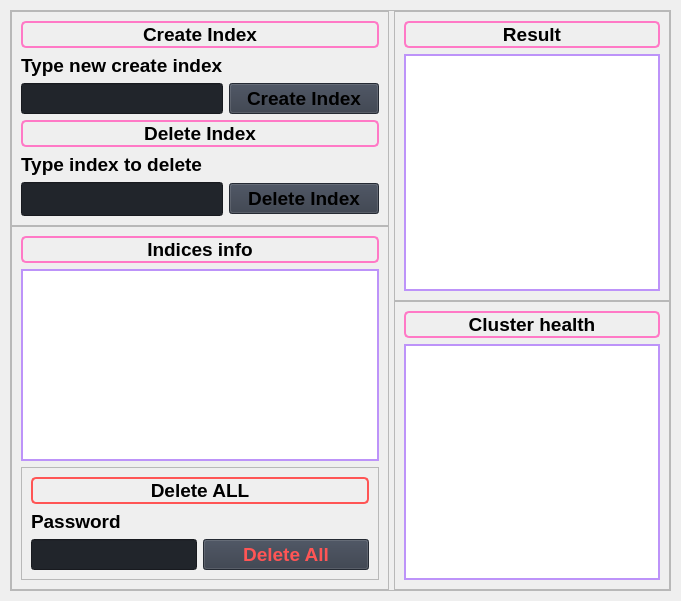
                     <widget class="QWidget" name="Index">
                      <layout class="QVBoxLayout" name="verticalLayout_38">
                       <property name="leftMargin">
                        <number>10</number>
                       </property>
                       <property name="topMargin">
                        <number>10</number>
                       </property>
                       <property name="rightMargin">
                        <number>10</number>
                       </property>
                       <property name="bottomMargin">
                        <number>10</number>
                       </property>
                       <item>
                        <widget class="QFrame" name="row_4">
                         <property name="minimumSize">
                          <size>
                           <width>0</width>
                           <height>150</height>
                          </size>
                         </property>
                         <property name="frameShape">
                          <enum>QFrame::StyledPanel</enum>
                         </property>
                         <property name="frameShadow">
                          <enum>QFrame::Raised</enum>
                         </property>
                         <layout class="QVBoxLayout" name="verticalLayout_31">
                          <property name="leftMargin">
                           <number>0</number>
                          </property>
                          <property name="topMargin">
                           <number>0</number>
                          </property>
                          <property name="rightMargin">
                           <number>0</number>
                          </property>
                          <property name="bottomMargin">
                           <number>0</number>
                          </property>
                          <item>
                           <layout class="QHBoxLayout" name="horizontalLayout_9">
                            <property name="spacing">
                             <number>5</number>
                            </property>
                            <property name="topMargin">
                             <number>0</number>
                            </property>
                            <item>
                             <layout class="QVBoxLayout" name="info_frame_5">
                              <property name="spacing">
                               <number>0</number>
                              </property>
                              <property name="leftMargin">
                               <number>0</number>
                              </property>
                              <property name="topMargin">
                               <number>0</number>
                              </property>
                              <property name="bottomMargin">
                               <number>0</number>
                              </property>
                              <item>
                               <widget class="QFrame" name="search_frame_3">
                                <property name="minimumSize">
                                 <size>
                                  <width>0</width>
                                  <height>0</height>
                                 </size>
                                </property>
                                <property name="frameShape">
                                 <enum>QFrame::StyledPanel</enum>
                                </property>
                                <property name="frameShadow">
                                 <enum>QFrame::Raised</enum>
                                </property>
                                <layout class="QGridLayout" name="gridLayout_3">
                                 <item row="10" column="1">
                                  <widget class="QPushButton" name="btn_delete_index">
                                   <property name="minimumSize">
                                    <size>
                                     <width>150</width>
                                     <height>30</height>
                                    </size>
                                   </property>
                                   <property name="font">
                                    <font>
                                     <pointsize>14</pointsize>
                                     <italic>false</italic>
                                     <bold>true</bold>
                                    </font>
                                   </property>
                                   <property name="cursor">
                                    <cursorShape>PointingHandCursor</cursorShape>
                                   </property>
                                   <property name="styleSheet">
                                    <string notr="true">background-color: rgb(52, 59, 72);</string>
                                   </property>
                                   <property name="text">
                                    <string>Delete Index</string>
                                   </property>
                                   <property name="icon">
                                    <iconset resource="resources.qrc">
                                     <normaloff>:/icons/images/icons/cil-x-circle.png</normaloff>:/icons/images/icons/cil-x-circle.png</iconset>
                                   </property>
                                  </widget>
                                 </item>
                                 <item row="9" column="0">
                                  <widget class="QLabel" name="labelBoxBlenderInstalation_16">
                                   <property name="font">
                                    <font>
                                     <pointsize>14</pointsize>
                                     <italic>false</italic>
                                     <bold>true</bold>
                                    </font>
                                   </property>
                                   <property name="styleSheet">
                                    <string notr="true"/>
                                   </property>
                                   <property name="text">
                                    <string>Type index to delete</string>
                                   </property>
                                  </widget>
                                 </item>
                                 <item row="0" column="0" colspan="2">
                                  <widget class="QLabel" name="label_14">
                                   <property name="font">
                                    <font>
                                     <pointsize>14</pointsize>
                                     <italic>false</italic>
                                     <bold>true</bold>
                                     <underline>false</underline>
                                    </font>
                                   </property>
                                   <property name="styleSheet">
                                    <string notr="true">font-weight: bold;
border-radius: 5px;
border: 2px solid #ff79c6;</string>
                                   </property>
                                   <property name="text">
                                    <string>Create Index</string>
                                   </property>
                                   <property name="alignment">
                                    <set>Qt::AlignCenter</set>
                                   </property>
                                  </widget>
                                 </item>
                                 <item row="10" column="0">
                                  <widget class="QLineEdit" name="Delete_index">
                                   <property name="sizePolicy">
                                    <sizepolicy hsizetype="Preferred" vsizetype="Preferred">
                                     <horstretch>0</horstretch>
                                     <verstretch>0</verstretch>
                                    </sizepolicy>
                                   </property>
                                   <property name="minimumSize">
                                    <size>
                                     <width>0</width>
                                     <height>34</height>
                                    </size>
                                   </property>
                                   <property name="styleSheet">
                                    <string notr="true">background-color: rgb(33, 37, 43);</string>
                                   </property>
                                   <property name="text">
                                    <string/>
                                   </property>
                                   <property name="placeholderText">
                                    <string/>
                                   </property>
                                  </widget>
                                 </item>
                                 <item row="2" column="1">
                                  <widget class="QPushButton" name="btn_create_index">
                                   <property name="minimumSize">
                                    <size>
                                     <width>150</width>
                                     <height>30</height>
                                    </size>
                                   </property>
                                   <property name="font">
                                    <font>
                                     <pointsize>14</pointsize>
                                     <italic>false</italic>
                                     <bold>true</bold>
                                    </font>
                                   </property>
                                   <property name="cursor">
                                    <cursorShape>PointingHandCursor</cursorShape>
                                   </property>
                                   <property name="styleSheet">
                                    <string notr="true">background-color: rgb(52, 59, 72);</string>
                                   </property>
                                   <property name="text">
                                    <string>Create Index</string>
                                   </property>
                                   <property name="icon">
                                    <iconset resource="resources.qrc">
                                     <normaloff>:/icons/images/icons/cil-cloud-upload.png</normaloff>:/icons/images/icons/cil-cloud-upload.png</iconset>
                                   </property>
                                  </widget>
                                 </item>
                                 <item row="2" column="0">
                                  <widget class="QLineEdit" name="Create_index">
                                   <property name="sizePolicy">
                                    <sizepolicy hsizetype="Preferred" vsizetype="Preferred">
                                     <horstretch>0</horstretch>
                                     <verstretch>0</verstretch>
                                    </sizepolicy>
                                   </property>
                                   <property name="minimumSize">
                                    <size>
                                     <width>0</width>
                                     <height>30</height>
                                    </size>
                                   </property>
                                   <property name="styleSheet">
                                    <string notr="true">background-color: rgb(33, 37, 43);</string>
                                   </property>
                                   <property name="text">
                                    <string/>
                                   </property>
                                   <property name="placeholderText">
                                    <string/>
                                   </property>
                                  </widget>
                                 </item>
                                 <item row="1" column="0">
                                  <widget class="QLabel" name="labelBoxBlenderInstalation_15">
                                   <property name="font">
                                    <font>
                                     <pointsize>14</pointsize>
                                     <italic>false</italic>
                                     <bold>true</bold>
                                    </font>
                                   </property>
                                   <property name="styleSheet">
                                    <string notr="true"/>
                                   </property>
                                   <property name="text">
                                    <string>Type new create index</string>
                                   </property>
                                  </widget>
                                 </item>
                                 <item row="5" column="0" colspan="2">
                                  <widget class="QLabel" name="label_13">
                                   <property name="font">
                                    <font>
                                     <pointsize>14</pointsize>
                                     <italic>false</italic>
                                     <bold>true</bold>
                                     <underline>false</underline>
                                    </font>
                                   </property>
                                   <property name="styleSheet">
                                    <string notr="true">font-weight: bold;
border-radius: 5px;
border: 2px solid #ff79c6;</string>
                                   </property>
                                   <property name="text">
                                    <string>Delete Index</string>
                                   </property>
                                   <property name="alignment">
                                    <set>Qt::AlignCenter</set>
                                   </property>
                                  </widget>
                                 </item>
                                </layout>
                               </widget>
                              </item>
                              <item>
                               <widget class="QFrame" name="info_frame_6">
                                <property name="sizePolicy">
                                 <sizepolicy hsizetype="Preferred" vsizetype="Preferred">
                                  <horstretch>0</horstretch>
                                  <verstretch>0</verstretch>
                                 </sizepolicy>
                                </property>
                                <property name="minimumSize">
                                 <size>
                                  <width>0</width>
                                  <height>0</height>
                                 </size>
                                </property>
                                <property name="styleSheet">
                                 <string notr="true"/>
                                </property>
                                <property name="frameShape">
                                 <enum>QFrame::StyledPanel</enum>
                                </property>
                                <property name="frameShadow">
                                 <enum>QFrame::Raised</enum>
                                </property>
                                <layout class="QVBoxLayout" name="verticalLayout_32">
                                 <item>
                                  <widget class="QLabel" name="label_19">
                                   <property name="font">
                                    <font>
                                     <pointsize>14</pointsize>
                                     <italic>false</italic>
                                     <bold>true</bold>
                                     <underline>false</underline>
                                    </font>
                                   </property>
                                   <property name="styleSheet">
                                    <string notr="true">font-weight: bold;
border-radius: 5px;
border: 2px solid #ff79c6;</string>
                                   </property>
                                   <property name="text">
                                    <string>Indices info</string>
                                   </property>
                                   <property name="alignment">
                                    <set>Qt::AlignCenter</set>
                                   </property>
                                  </widget>
                                 </item>
                                 <item>
                                  <widget class="QTextBrowser" name="Indices_text_2">
                                   <property name="styleSheet">
                                    <string notr="true">border: 2px solid #bd93f9;</string>
                                   </property>
                                  </widget>
                                 </item>
                                 <item>
                                  <widget class="QFrame" name="Danger_zone_frame">
                                   <property name="minimumSize">
                                    <size>
                                     <width>0</width>
                                     <height>0</height>
                                    </size>
                                   </property>
                                   <property name="frameShape">
                                    <enum>QFrame::StyledPanel</enum>
                                   </property>
                                   <property name="frameShadow">
                                    <enum>QFrame::Raised</enum>
                                   </property>
                                   <layout class="QGridLayout" name="gridLayout_5">
                                    <item row="2" column="0">
                                     <widget class="QLineEdit" name="Password_del_all">
                                      <property name="sizePolicy">
                                       <sizepolicy hsizetype="Preferred" vsizetype="Preferred">
                                        <horstretch>0</horstretch>
                                        <verstretch>0</verstretch>
                                       </sizepolicy>
                                      </property>
                                      <property name="minimumSize">
                                       <size>
                                        <width>0</width>
                                        <height>30</height>
                                       </size>
                                      </property>
                                      <property name="styleSheet">
                                       <string notr="true">background-color: rgb(33, 37, 43);</string>
                                      </property>
                                      <property name="text">
                                       <string/>
                                      </property>
                                      <property name="echoMode">
                                       <enum>QLineEdit::Password</enum>
                                      </property>
                                      <property name="placeholderText">
                                       <string/>
                                      </property>
                                     </widget>
                                    </item>
                                    <item row="2" column="1">
                                     <widget class="QPushButton" name="btn_del_all">
                                      <property name="minimumSize">
                                       <size>
                                        <width>150</width>
                                        <height>30</height>
                                       </size>
                                      </property>
                                      <property name="font">
                                       <font>
                                        <pointsize>14</pointsize>
                                        <italic>false</italic>
                                        <bold>true</bold>
                                       </font>
                                      </property>
                                      <property name="cursor">
                                       <cursorShape>PointingHandCursor</cursorShape>
                                      </property>
                                      <property name="styleSheet">
                                       <string notr="true">background-color: rgb(52, 59, 72);
color: #ff5555;
</string>
                                      </property>
                                      <property name="text">
                                       <string>Delete All</string>
                                      </property>
                                     </widget>
                                    </item>
                                    <item row="1" column="0">
                                     <widget class="QLabel" name="labelBoxBlenderInstalation_22">
                                      <property name="font">
                                       <font>
                                        <pointsize>14</pointsize>
                                        <italic>false</italic>
                                        <bold>true</bold>
                                       </font>
                                      </property>
                                      <property name="styleSheet">
                                       <string notr="true"/>
                                      </property>
                                      <property name="text">
                                       <string>Password</string>
                                      </property>
                                     </widget>
                                    </item>
                                    <item row="0" column="0" colspan="2">
                                     <widget class="QLabel" name="label_20">
                                      <property name="font">
                                       <font>
                                        <pointsize>14</pointsize>
                                        <italic>false</italic>
                                        <bold>true</bold>
                                        <underline>false</underline>
                                       </font>
                                      </property>
                                      <property name="styleSheet">
                                       <string notr="true">font-weight: bold;
border-radius: 5px;
border: 2px solid #ff5555;</string>
                                      </property>
                                      <property name="text">
                                       <string>Delete ALL</string>
                                      </property>
                                      <property name="alignment">
                                       <set>Qt::AlignCenter</set>
                                      </property>
                                     </widget>
                                    </item>
                                   </layout>
                                  </widget>
                                 </item>
                                </layout>
                               </widget>
                              </item>
                             </layout>
                            </item>
                            <item>
                             <layout class="QVBoxLayout" name="response_frame2_3">
                              <property name="spacing">
                               <number>0</number>
                              </property>
                              <property name="leftMargin">
                               <number>0</number>
                              </property>
                              <item>
                               <widget class="QFrame" name="response_json_frame_4">
                                <property name="frameShape">
                                 <enum>QFrame::StyledPanel</enum>
                                </property>
                                <property name="frameShadow">
                                 <enum>QFrame::Raised</enum>
                                </property>
                                <layout class="QVBoxLayout" name="verticalLayout_34">
                                 <item>
                                  <widget class="QLabel" name="label_17">
                                   <property name="font">
                                    <font>
                                     <pointsize>14</pointsize>
                                     <italic>false</italic>
                                     <bold>true</bold>
                                     <underline>false</underline>
                                    </font>
                                   </property>
                                   <property name="styleSheet">
                                    <string notr="true">font-weight: bold;
border-radius: 5px;
border: 2px solid #ff79c6;</string>
                                   </property>
                                   <property name="text">
                                    <string>Result</string>
                                   </property>
                                   <property name="alignment">
                                    <set>Qt::AlignCenter</set>
                                   </property>
                                  </widget>
                                 </item>
                                 <item>
                                  <widget class="QTextEdit" name="Result_text_2">
                                   <property name="enabled">
                                    <bool>true</bool>
                                   </property>
                                   <property name="maximumSize">
                                    <size>
                                     <width>16777215</width>
                                     <height>16777215</height>
                                    </size>
                                   </property>
                                   <property name="styleSheet">
                                    <string notr="true">border: 2px solid #bd93f9;</string>
                                   </property>
                                   <property name="readOnly">
                                    <bool>true</bool>
                                   </property>
                                  </widget>
                                 </item>
                                </layout>
                               </widget>
                              </item>
                              <item>
                               <widget class="QFrame" name="response_text_frame_4">
                                <property name="frameShape">
                                 <enum>QFrame::StyledPanel</enum>
                                </property>
                                <property name="frameShadow">
                                 <enum>QFrame::Raised</enum>
                                </property>
                                <layout class="QVBoxLayout" name="verticalLayout_36">
                                 <item>
                                  <widget class="QLabel" name="label_18">
                                   <property name="font">
                                    <font>
                                     <pointsize>14</pointsize>
                                     <italic>false</italic>
                                     <bold>true</bold>
                                     <underline>false</underline>
                                    </font>
                                   </property>
                                   <property name="styleSheet">
                                    <string notr="true">font-weight: bold;
border-radius: 5px;
border: 2px solid #ff79c6;</string>
                                   </property>
                                   <property name="text">
                                    <string>Cluster health</string>
                                   </property>
                                   <property name="alignment">
                                    <set>Qt::AlignCenter</set>
                                   </property>
                                  </widget>
                                 </item>
                                 <item>
                                  <widget class="QTextBrowser" name="Health_text_2">
                                   <property name="styleSheet">
                                    <string notr="true">border: 2px solid #bd93f9;</string>
                                   </property>
                                  </widget>
                                 </item>
                                </layout>
                               </widget>
                              </item>
                             </layout>
                            </item>
                           </layout>
                          </item>
                         </layout>
                        </widget>
                       </item>
                      </layout>
                     </widget>
